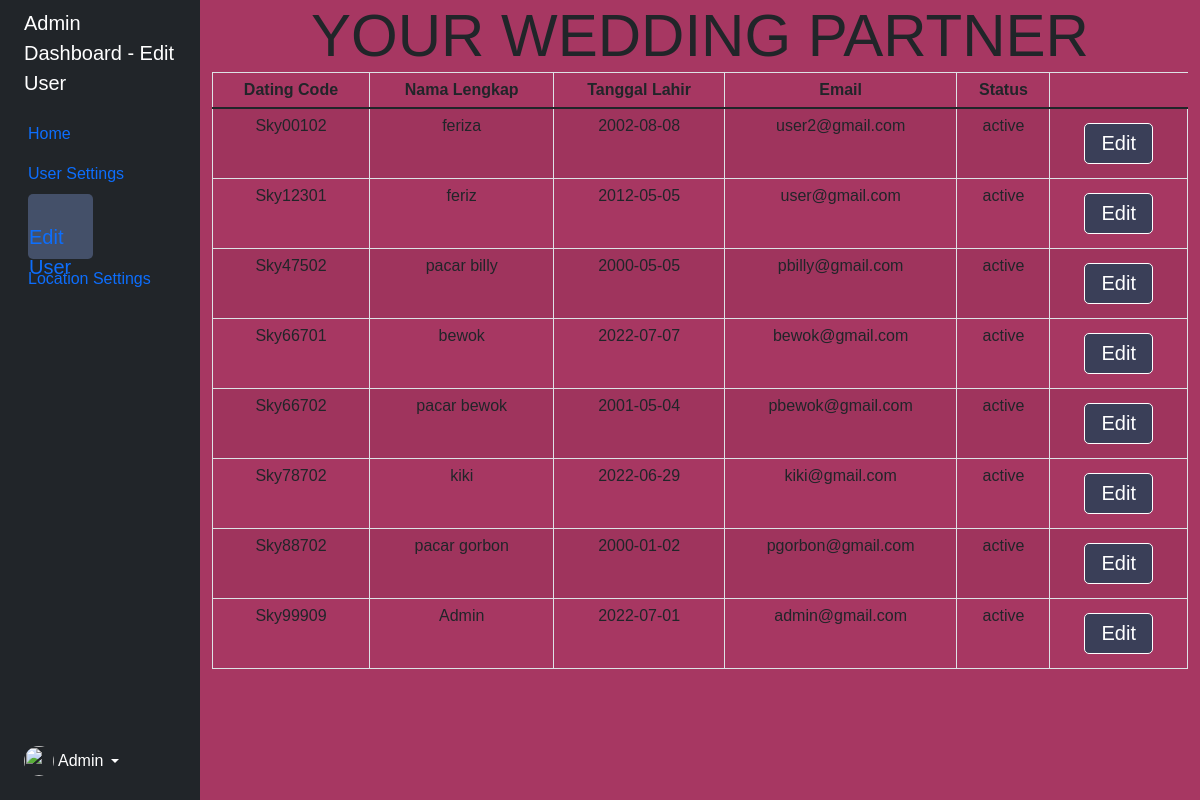
The app's page /sky_fixed/admin/allUser.php with its own data.
### tables this page shows
CREATE TABLE `tb_user` (
  `dating_code` varchar(50) NOT NULL,
  `nama_lengkap` varchar(50) NOT NULL,
  `tanggal_lahir` date NOT NULL,
  `gender` varchar(10) NOT NULL,
  `email` varchar(100) NOT NULL,
  `phone` varchar(15) NOT NULL,
  `photo` varchar(255) NOT NULL,
  `password` int(50) NOT NULL,
  `status` varchar(10) NOT NULL
);

### sky_fixed/config/connection.php (called while the page is built, shortened)
<?php
class config
{
    public function __construct()
    {
        $host = "localhost";
        $username = "root";
        $pass = "";
        $dbname = "skywedding";
        try {
            $this->pdo = new PDO(
                "mysql:host=$host;dbname=$dbname",
                $username,
                $pass,
            );
            $this->pdo->setAttribute(PDO::ATTR_ERRMODE, PDO::ERRMODE_EXCEPTION);
        } catch (PDOException $e) {
            echo "Connection failed :" . $e->getMessage();
        }
    }
    public function alluser()
    {
        $query = $this->pdo->prepare("SELECT * FROM tb_user");
        $query->execute();
        return $query->fetchAll(PDO::FETCH_ASSOC);
    }
}

### sky_fixed/admin/allUser.php (the view, shortened to what this page needs)
<?php
include('../config/connection.php');
$koneksi = new Config();
$results = $koneksi->alluser();
?>
<html lang="en">
<head>
    <link href="https://cdn.jsdelivr.net/npm/bootstrap@5.1.3/dist/css/bootstrap.min.css" rel="stylesheet">
    <link href="css/styles.css" rel="stylesheet" />
</head>
<div class="container-fluid">
    <div class="row flex-nowrap">
        <div class="col-auto col-md-3 col-xl-2 px-sm-2 px-0 bg-dark">
            <div class="d-flex flex-column align-items-center align-items-sm-start px-3 pt-2 text-white min-vh-100">
                <a href="/" class="d-flex align-items-center pb-3 mb-md-0 me-md-auto text-white text-decoration-none">
                    <span class="fs-5 d-none d-sm-inline">Admin Dashboard - Edit User</span>
                </a>
                <ul class="nav nav-pills flex-column mb-sm-auto mb-0 align-items-center align-items-sm-start" id="menu">
                    <li class="nav-item">
                        <a href="dashboard.php" class="nav-link align-middle px-0">
                            <i class="fs-4 bi-house"></i> <span class="ms-1 d-none d-sm-inline">Home</span>
                        </a>
                    </li>
                    <li>
                        <a href="#submenu1" data-bs-toggle="collapse" class="nav-link px-0 align-middle">
                            <i class="fs-4 bi-speedometer2"></i> <span class="ms-1 d-none d-sm-inline">User Settings</span> </a>
                        <ul class="collapse show nav flex-column ms-1" id="submenu1" data-bs-parent="#menu">
                            <li class="w-100">
                                <a href="allUser.php" class="nav-link px-0"> <span class="d-none d-sm-inline">Edit User</span></a>
                            </li>
                        </ul>
                    </li>
                    <li>
                        <a href="#submenu2" data-bs-toggle="collapse" class="nav-link px-0 align-middle ">
                            <i class="fs-4 bi-bootstrap"></i> <span class="ms-1 d-none d-sm-inline">Location Settings</span></a>
                    </li>
                </ul>
                <div class="dropdown pb-4">
                    <a href="#" class="d-flex align-items-center text-white text-decoration-none dropdown-toggle" id="dropdownUser1" data-bs-toggle="dropdown" aria-expanded="false">
                        <img src="" alt="" width="30" height="30" class="rounded-circle">
                        <span class="d-none d-sm-inline mx-1">Admin</span>
                    </a>
                </div>
            </div>
        </div>
        <div class="col">
            <table class="table table-striped table-bordered table-hover">
                <thead class="thead-light">
                    <h2 class="text-center">Your wedding partner</h2>
                    <tr>
                        <th scope="col" class="text-center">Dating Code</th>
                        <th scope="col" class="text-center">Nama Lengkap</th>
                        <th scope="col" class="text-center">Tanggal Lahir</th>
                        <th scope="col" class="text-center">Email</th>
                        <th scope="col" class="text-center">Status</th>
                    </tr>
                </thead>
                <tbody>
                    <?php foreach ($results as $row) : ?>
                        <tr>
                            <td class="text-center"><?= $row["dating_code"]; ?></td>
                            <td class="text-center"><?= $row["nama_lengkap"]; ?></td>
                            <td class="text-center"><?= $row["tanggal_lahir"]; ?></td>
                            <td class="text-center"><?= $row["email"]; ?></td>
                            <td class="text-center"><?= $row["status"]; ?></td>
                            <td class="text-center">
                                <a href="editUser.php?user=<?= $row["dating_code"]; ?>">
                                    <input type="submit" name="Edit" value="Edit">
                                </a>
                            </td>
                        </tr>
                    <?php endforeach ?>
                </tbody>
            </table>
        </div>
    </div>
</div>
</body>
</html>

### hangtest/css/styles.css (style rules this page uses)
* { box-sizing: border-box; font-family: 'Montserrat', sans-serif; }
li, ol, ul { padding: 0; display: inline-block; }
h2 { margin: 0; text-transform: uppercase; font-size: 60px; margin: 0; }
button, input[type=submit] { margin: 6px; border: 1px solid white; padding: .5rem 1rem; font-size: 20px; border-radius: 5px; cursor: pointer; background-color: #3a3f58; color: white; }
.show { color: #fff; background-color: #445069; font-size: 20px; height: 65px; width: 65px; padding: 20px 1px 0 1px; margin-right: 2px; border-radius: 5px; }

### records on screen
tb_user: dating_code "Sky00102", nama_lengkap "feriza", tanggal_lahir "2002-08-08", email "user2@gmail.com", status "active"
tb_user: dating_code "Sky12301", nama_lengkap "feriz", tanggal_lahir "2012-05-05", email "user@gmail.com", status "active"
tb_user: dating_code "Sky47502", nama_lengkap "pacar billy", tanggal_lahir "2000-05-05", email "pbilly@gmail.com", status "active"
tb_user: dating_code "Sky66701", nama_lengkap "bewok", tanggal_lahir "2022-07-07", email "bewok@gmail.com", status "active"
tb_user: dating_code "Sky66702", nama_lengkap "pacar bewok", tanggal_lahir "2001-05-04", email "pbewok@gmail.com", status "active"
tb_user: dating_code "Sky78702", nama_lengkap "kiki", tanggal_lahir "2022-06-29", email "kiki@gmail.com", status "active"
tb_user: dating_code "Sky88702", nama_lengkap "pacar gorbon", tanggal_lahir "2000-01-02", email "pgorbon@gmail.com", status "active"
tb_user: dating_code "Sky99909", nama_lengkap "Admin", tanggal_lahir "2022-07-01", email "admin@gmail.com", status "active"
